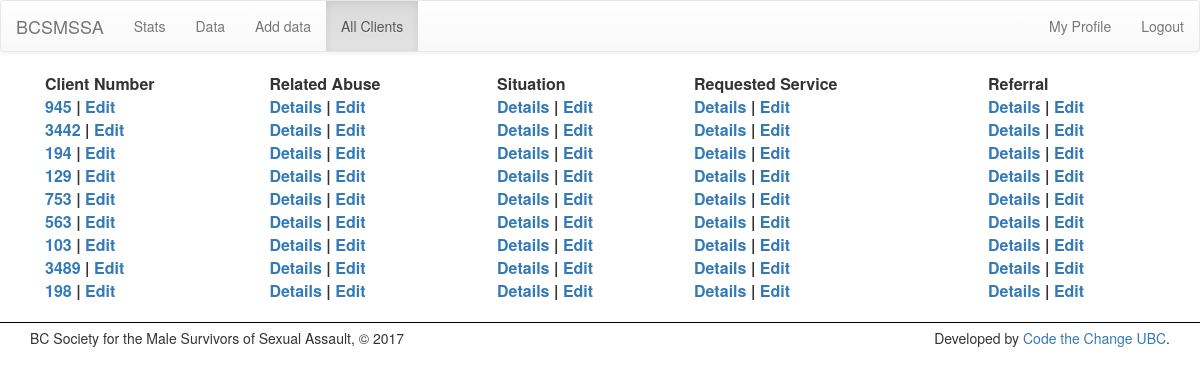
Screenshot of /clients/ (signed in) with the database file from the repository.
### stats/models.py (models this page shows, shortened)
class Client( models.Model ):
    user = models.ForeignKey(User, null=True, default=None, on_delete=models.SET_DEFAULT, verbose_name="Input by User")
    client_number       = models.IntegerField(verbose_name="Client Number", unique=True)
    date_of_birth       = models.DateField('Date of Birth (yyyy-mm-dd)')
    age                 = models.IntegerField(null=True, blank=True, default=None, verbose_name="Age at time of visit")
    number_of_abuses    = models.IntegerField(null=True, blank=True, default=None, verbose_name="Number of Abuses")
    def __str__(self):
        return str(self.client_number)
    def __iter__(self):
        for field in self._meta.fields:
            if field.name != 'id' and field.name != 'user':
                yield field.value_to_string(self)

### stats/views.py (the view)
# urls.py: url(r'^clients/$', views.clients, name='clients'),
@login_required
def clients(request):
    data = {}
    data['clients']         = Client.objects.all()
    data['client_fields']   = Client._meta.get_fields()[5:]
    data['service_fields']  = RequestedService._meta.get_fields()[0:]
    data['referral_fields'] = Referral._meta.get_fields()[0:]
    data['abuse_fields']    = Abuse._meta.get_fields()[2:]
    data['sitch_fields']    = CurrentSituation._meta.get_fields()[1:]
    return render(request, 'stats/clients.html', data)

### stats/models.py (called while the page is built)
    def __iter__(self):
        for field in self._meta.fields:
            val = field.value_to_string(self)
            if field.name == 'client1':
                yield Client.objects.get(pk=int(val))
            else:
                yield val

    def __iter__(self):
        for field in self._meta.fields:
            val = field.value_to_string(self)
            if field.name == 'client':
                yield Client.objects.get(pk=int(val))
            else:
                yield val

    def __str__(self):
        return str(self.client.client_number)

    def __iter__(self):
        for field in self._meta.fields:
            if field.name != 'id':
                val = field.value_to_string(self)
                if field.name == 'client':
                    yield Client.objects.get(pk=int(val))
                else:
                    yield val

    def __iter__(self):
        for field in self._meta.fields:
            if field.name != 'id':
                val = field.value_to_string(self)
                if field.name == 'abuse':
                    yield Abuse.objects.get(pk=int(val))
                else:
                    yield val

### stats/templates/stats/clients.html (shortened to what this page needs)
{% extends 'stats/base.html' %}
{% load static %}
{% block body %}
<div class='container'>
	<table style='width: 100%'>
		<tr>
			<th>Client Number</th>
			<th>Related Abuse</th>
			<th>Situation</th>
			<th>Requested Service</th>
			<th>Referral</th>
		</tr>
		{% for client in clients %}
		<tr>
			<th>
				<a href='#' id='client' data-toggle="modal" data-target="#clientModal{{client.id}}">{{ client }}</a> {% include 'stats/modals/client.html' with client=client fields=client_fields %}
				| <a href="{% url 'edit_client' client.id %}">Edit</a>
			</th>
			<th>
				<a href='#' id='abuse' data-toggle="modal" data-target="#abuseModal{{client.id}}">Details</a> {% include 'stats/modals/abuse.html' with model=client.abuse_set.all.first fields=abuse_fields %}
				| <a href="{% url 'edit_abuse' client.id %}">Edit</a>
			</th>
			<th>
				<a href='#' id='situation' data-toggle="modal" data-target="#situationModal{{client.id}}">Details</a> {% include 'stats/modals/situation.html' with situation=client.abuse_set.first.currentsituation_set.first fields=sitch_fields %}
				| <a href="{% url 'edit_situation' client.id %}">Edit</a>
			</th>
			<th>
				<a href='#' id='service' data-toggle="modal" data-target="#serviceModal{{client.id}}">Details</a> {% include 'stats/modals/service.html' with service=client.requestedservice fields=service_fields%}
				| <a href="{% url 'edit_service' client.id %}">Edit</a>
			</th>
			<th>
				<a href='#' id='referral' data-toggle="modal" data-target="#referralModal{{client.id}}">Details</a> {% include 'stats/modals/referral.html' with referral=client.referral fields=referral_fields %}
				| <a href="{% url 'edit_referral' client.id %}">Edit</a>
			</th>
		</tr>
		{% endfor %}
	</table>
</div>
{% endblock %}

### rows the page displays
Client: client_number "945"
Client: client_number "3442"
Client: client_number "194"
Client: client_number "129"
Client: client_number "753"
Client: client_number "563"
Client: client_number "103"
Client: client_number "3489"
Client: client_number "198"
